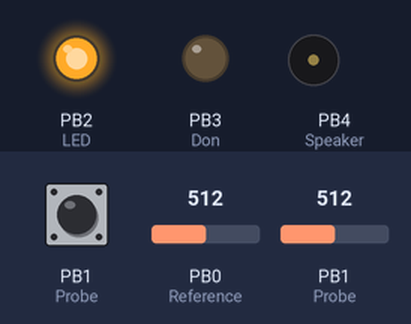
This sketch was run on a simulated ATtiny85, built with avr-gcc and run on an emulated ATtiny85. Shown: output pins drawn as LEDs (lit = HIGH), buzzer (waves = sounding). Inputs (shaded band) come from the test bench; at power-on: PB1 (Probe) = 512, PB0 (Reference) = 512, PB1 (Probe) HIGH.

Above: at 1.2 s.
1.3 s: PB1 (Probe) set to 716
At 2.2 s:
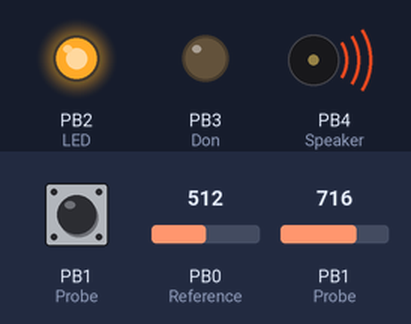
2.8 s: PB0 (Reference) set to 716
At 3.3 s:
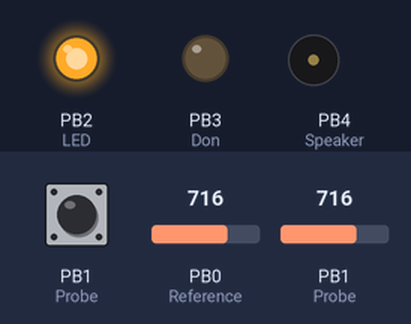
4.3 s: PB0 (Reference) set to 732
At 5.5 s:
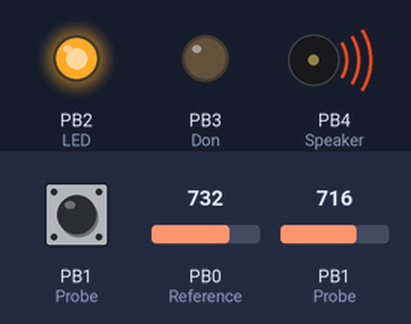
5.8 s: PB0 (Reference) set to 511
At 6.8 s:
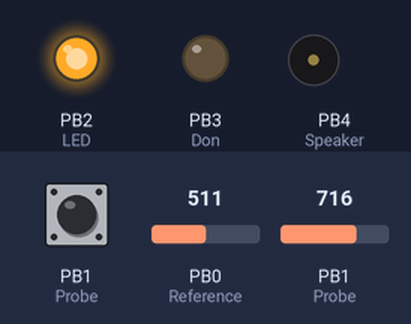
Timing chart, 0 to 8.3 s (numbered marks = the images above; inputs shaded):
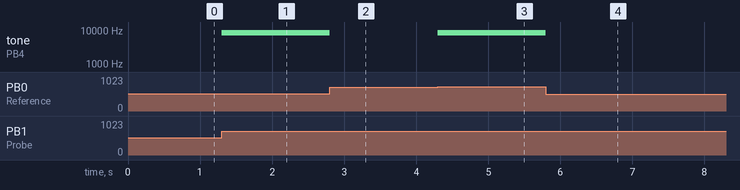

Measured:
- the behaviour switches between 716 and 717 on PB0 (Reference) (found by bisection; images 2 and 3)
- after the input at 1.3 s, tone on PB4 (Speaker): silent → 8333 Hz at once
- after the input at 2.8 s, tone on PB4 (Speaker): 8333 Hz → silent at once
- after the input at 4.3 s, tone on PB4 (Speaker): silent → 8333 Hz at once
- after the input at 5.8 s, tone on PB4 (Speaker): 8333 Hz → silent at once

The sketch:

ContinuityTester.ino
```cpp
// (licence header left out)
#include <avr/sleep.h>
#include <avr/power.h>

const int LED = 2;
const int Reference = 0;                  // AIN0
const int Probe = 1;                      // AIN1
const int Speaker = 4;
const unsigned long Timeout = (unsigned long)60*1000; // One minute
volatile unsigned long Time;

// Pin change interrupt service routine - resets sleep timer
ISR (PCINT0_vect) {
  Time = millis();
}

void Beep () {
  TCCR1 = TCCR1 | 3;                      // Counter = clock/4
}

void NoBeep () {
  TCCR1 = TCCR1 & ~3;                     // Counter stopped
}

void setup () {
  pinMode(Reference, INPUT_PULLUP);
  pinMode(Probe, INPUT_PULLUP);
  pinMode(LED, OUTPUT);
  pinMode(Speaker, OUTPUT);
  pinMode(3, OUTPUT);                     // Don't leave floating
  // Setup beep
  TCCR1 = 1<<CTC1 | 0<<COM1A0 | 0<<CS10;  // CTC mode, counter stopped
  GTCCR = 1<<COM1B0;                      // Toggle OC1B (PB4)
  OCR1C = 119;                            // Plays 1042Hz (C6)
  // Pin-change interrupt
  PCMSK = 1<<Probe;                       // Pin change interrupt on Probe
  GIMSK = GIMSK | 1<<PCIE;                // Enable pin-change interrupt
  // Power saving
  ADCSRA &= ~(1<<ADEN);                   // Disable ADC to save power
  PRR = 1<<PRUSI | 1<<PRADC;              // Turn off unused clocks
  set_sleep_mode(SLEEP_MODE_PWR_DOWN);
  // Start running
  digitalWrite(LED, true);
  Time = millis();
}

void loop() {
  bool Sense = ACSR>>ACO & 1;
  if (Sense) Beep(); else NoBeep();
  // Go to sleep?
  if (millis() - Time > Timeout) {
    digitalWrite(LED, false);             // LED off
    pinMode(Reference, INPUT);            // Turn off pullup to save power
    sleep_enable();
    sleep_cpu();
    // Carry on here when we wake up
    pinMode(Reference, INPUT_PULLUP);
    digitalWrite(LED, true);              // LED on
  }
}
```
